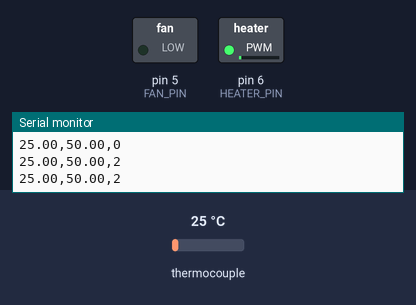
Bench run of a sketch on a simulated Arduino Uno, built with avr-gcc and run on an emulated ATmega328P. Parts: switched loads named in the sketch (green lamp = pin HIGH), the last lines printed to the serial monitor. The test bench sets the inputs (shaded band); at power-on: thermocouple 25 °C.

Above: at 1.3 s.
1.4 s: thermocouple set to 75 °C
At 2.5 s:
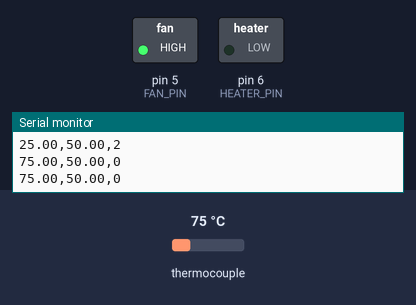
3.0 s: thermocouple set to 60 °C
At 3.4 s:
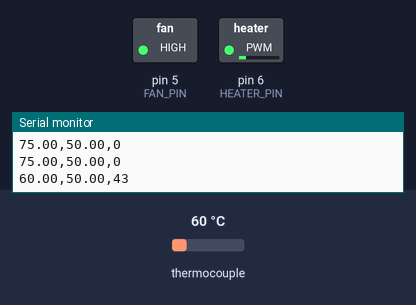
5.0 s: thermocouple set to 51 °C
At 6.1 s:
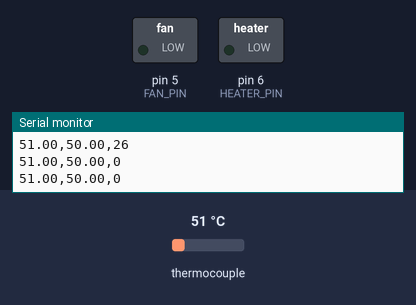
7.0 s: thermocouple set to 6 °C
At 7.4 s:
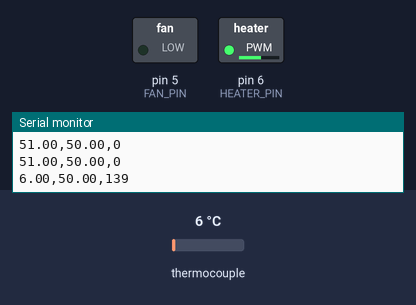
9.0 s: thermocouple set to 150 °C
At 10.2 s:
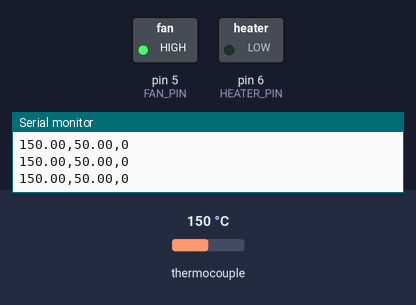
10.5 s: thermocouple set to 2 °C
At 10.9 s:
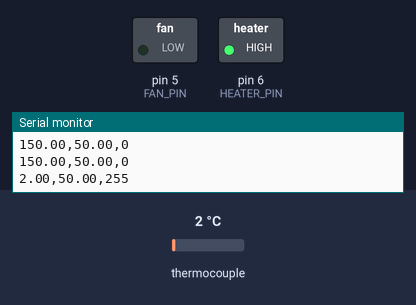
Timing chart, 0 to 13.5 s (numbered marks = the images above; inputs shaded):
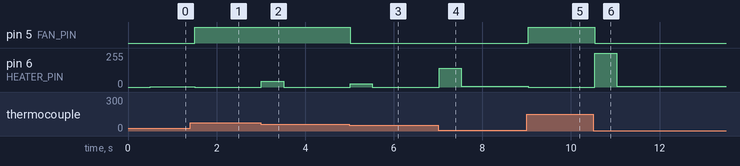

Measured:
- the behaviour switches between 56 and 55 °C on thermocouple (found by bisection; images 2 and 3)
- after the input at 1.4 s, pin 5 (FAN_PIN): LOW → HIGH after 0.11 s; pin 6 (HEATER_PIN): 2/255 → 0/255 after 0.11 s
- after the input at 3.0 s, pin 6 (HEATER_PIN): 0/255 → 43/255 at once, → 0/255 0.50 s later
- after the input at 5.0 s, pin 5 (FAN_PIN): HIGH → LOW at once; pin 6 (HEATER_PIN): 0/255 → 26/255 at once, → 0/255 0.50 s later
- after the input at 7.0 s, pin 6 (HEATER_PIN): 0/255 → 139/255 at once, → 4/255 0.50 s later, → 5/255 0.50 s later
- after the input at 9.0 s, pin 5 (FAN_PIN): LOW → HIGH at once; pin 6 (HEATER_PIN): 5/255 → 0/255 at once
- after the input at 10.5 s, pin 5 (FAN_PIN): HIGH → LOW at once; pin 6 (HEATER_PIN): 0/255 → 255/255 at once, → 5/255 0.50 s later, → 6/255 1.5 s later

The sketch:

provaMoises60g.ino
```cpp
#include <SPI.h>
#include "max6675.h"
#include "pid.h"


int thermoDO = 4;
int thermoCS = 3;
int thermoCLK = 2;

MAX6675 thermocouple(thermoCLK, thermoCS, thermoDO);

#define HEATER_PIN 6
#define FAN_PIN 5

// Define the target temperature and PID constants
double targetTemperature = 50.0;
#define Kp 0.1
#define Ki 0.00001
#define Kd 1500.0

// Creo el controlador pid
Pid control(Kp,Ki,Kd);


// Create the MAX6675 object


void setup() {
  //TCCR0B=TCCR0B & B11111000 | B00000100;//PRESCALER CANVIAR FREQUENCIA PER TREURE EL SOROLL
  // Initialize the serial communication
  Serial.begin(9600);

  // Set the heater and fan pins to outputs
  pinMode(HEATER_PIN, OUTPUT);
  pinMode(FAN_PIN, OUTPUT);

  // Turn on the fan
  digitalWrite(FAN_PIN, LOW);
}

void loop() {
  // Read the temperature from the MAX6675 amplifier
  double temperature = thermocouple.readCelsius();

  control.set_setpt(targetTemperature);
  control.set_input(temperature);

  int output = control.get_output();
  output = output>255? 255 : output;
  output = output<0? 0 : output;

  analogWrite(HEATER_PIN, output);

  // Update the heater and fan based on the PID output
  if (control.get_error() < -5) {
    digitalWrite(FAN_PIN, HIGH);
    //Serial.println("on");

  } else {
    digitalWrite(FAN_PIN, LOW);
    //Serial.println("off");
  }

  // Print the temperature and PID output to the serial monitor
  //Serial.print("Temperature: ");
  Serial.print(temperature);
  Serial.print(",");
  Serial.print(targetTemperature);
  Serial.print(",");
  Serial.println(output);
  //Serial.print(", Output: ");
  //Serial.println(output);
  //Serial.print(", error: ");
  //Serial.println(error);

  // Wait for a short time before repeating the loop
  delay(500);
}
```

pid.h
```cpp
#ifndef PID_H
#define PID_H

class Pid {

private:
  double kp=0;
  double ki=0;
  double kd=0;

  double setpoint = 0;
  double input;
  double output;
  double integral;
  double error;
  double prev_error;

  double maxint;

  unsigned long prev_time;

public:
  Pid(double kp, double ki, double kd);

  void set_input(double value);
  double get_output(void);
  double get_error(void);
  void set_setpt(double value);
};

Pid::Pid(double kp, double ki, double kd) {
  this->kp = kp;
  this->ki = ki;
  this->kd = kd;

  this->prev_time = millis();
  this->prev_error = 0;

  this->maxint = 100/this->ki;
}

void Pid::set_setpt(double value){
  this->setpoint = value;
}

double Pid::get_output() {
  return this->output;
}

double Pid::get_error() {
  return this->error;
}

void Pid::set_input(double value){

  unsigned long current_time = millis();
  unsigned long elapsed_time = current_time - this->prev_time;
  this->prev_time = current_time;

  this->input = value;
  this->error = this->setpoint - value;


  this->integral += this->error*(float)elapsed_time;
  this->integral = this->integral<0? 0 : this->integral;
  this->integral = this->integral>maxint? maxint : this->integral;


  double derivada = (this->error - this->prev_error)/(float)elapsed_time;
  this->prev_error = this->error;

  this->output = this->kp*this->error + this->ki*this->integral + this->kd*derivada;

}


#endif
```
